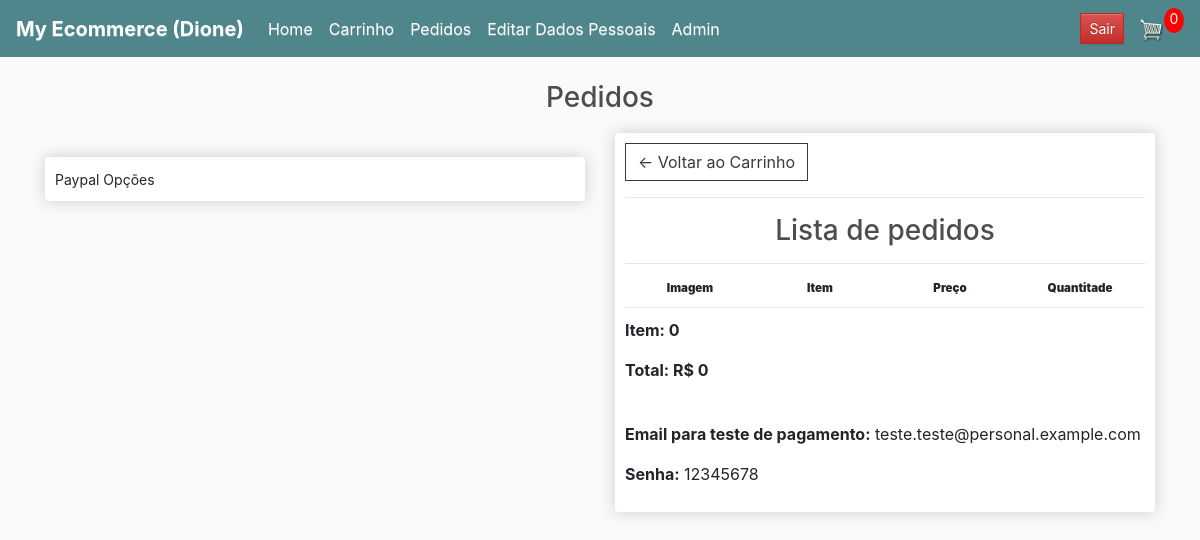
Screenshot of /pedidos/ (signed in) with the database file from the repository.
### usuarios/models.py (models this page shows, shortened)
class User(AbstractUser):
    username = models.CharField(max_length=100, unique=True, verbose_name='Nome do Usuário')
    email = models.EmailField(max_length=100, unique=True)
    endereco = models.CharField(max_length=100, help_text='Insira o seu endereço.', null=True, blank=True)
    cidade = models.CharField(max_length=100, help_text='Insira a sua cidade.', null=True, blank=True)
    bairro = models.CharField(max_length=100, help_text='Insira o seu bairro.', null=True, blank=True)
    estado = models.CharField(max_length=100, help_text='Insira o seu estado.', null=True, blank=True)
    cep = models.CharField(max_length=8, null=True, blank=True)
    slug = models.SlugField(unique=True, blank=True, null=True)
    USERNAME_FIELD = 'username'
    EMAIL_FIELD = 'email'
    REQUIRED_FIELDS = ['email']
    class Meta:
        verbose_name = _("user")
        verbose_name_plural = _("users")
    def __str__(self):
        return f'Usuário: {self.username}'

### test_ecommerce/models.py (models this page shows, shortened)
class Pedido(models.Model):
    cliente = models.ForeignKey(settings.AUTH_USER_MODEL, on_delete=models.CASCADE, null=True, blank=True)
    data_pedido = models.DateTimeField(auto_now=True, verbose_name='Data do pedido')
    complete = models.BooleanField(default=False, null=False, blank=False, verbose_name='Pedido foi Completado')
    id_transacao = models.CharField(max_length=100, null=False, blank=False, verbose_name='Código da Transação')
    @property
    def envio(self):
        envio = False
        pedidoItem = self.pedidoitem_set.all()
        for i in pedidoItem:
            if i.produto.digital == False:
                envio = True
        return envio
    @property
    def pegar_carrinho_total(self):
        itens = self.pedidoitem_set.all()
        total = sum([item.pegar_total for item in itens])
        return total
    @property
    def pegar_carrinho_itens(self):
        itens = self.pedidoitem_set.all()
        total = sum([item.quantidade for item in itens])
        return total

### test_ecommerce/views.py (the view)
# urls.py: path('pedidos/', views.pedido, name='pedidos'),
@login_required()
def pedido(request):
    if request.user.is_authenticated:
        cliente = request.user
        pedido, criado = Pedido.objects.get_or_create(cliente=cliente, complete=False)
        itens = pedido.pedidoitem_set.all()
        cart_itens = pedido.pegar_carrinho_itens
    else:
        itens = []
        pedido = {'pegar_carrinho_total':0, 'pegar_carrinho_itens':0, 'envio':False}
        cart_itens = pedido['pegar_carrinho_itens']
    context = {'itens':itens, 'pedido':pedido, 'cart_itens':cart_itens}
    return render(request, 'compras/pedidos.html', context)

### usuarios/autenticate.py (called while the page is built)
    def get_user(self, user_id):
        try:
            return UserModel.objects.get(pk=user_id)
        except UserModel.DoesNotExist:
            return None

### templates/compras/pedidos.html (shortened to what this page needs)
{% extends 'base.html' %}
{% load static %}
{% block main %}
{% include 'loader.html' %}
{% include 'navbar.html' %}
<center><h3>Pedidos</h3></center>
<div class="container">
	<div class="row">
		<div class="col-lg-6">
			<br>
			<div class="box-element hidden" id="payment-info">
				<small>Paypal Opções</small>
			</div>
		</div>
		<div class="col-lg-6">
			<div class="box-element">
				<a class="btn btn-outline-dark" href="{% url 'cart' %}">&#x2190; Voltar ao Carrinho</a>
		<hr>
		<center><h3>Lista de pedidos</h3></center>
		<hr>
		<center><div class="cart-row">
			<div style="flex:1"><strong>Imagem</strong></div>
			<div style="flex:1"><strong>Item</strong></div>
			<div style="flex:1"><strong>Preço</strong></div>
			<div style="flex:1"><strong>Quantitade</strong></div>
		</div></center>
			{% if pedido.pegar_carrinho_itens <= 1 %}
			<p><b>Item: {{ pedido.pegar_carrinho_itens }}</b></p>
			{% else %}
			<p><b>Itens: {{ pedido.pegar_carrinho_itens }}</b></p>
			{% endif %}
			<b><p>Total: R$ {{ pedido.pegar_carrinho_total }}</p></b>
			<br>
			<b><p>Email para teste de pagamento:</b> teste.teste@personal.example.com</p>
			<b><p>Senha:</b> 12345678</p>
			</div>
		</div>
	</div>
</div>
{% endblock %}

### templates/navbar.html (shortened to what this page needs)
{% extends 'base.html' %}
{% load static %}
{% block main %}
<nav class="navbar navbar-expand-lg navbar-dark bg-dark">
    {% if user.is_authenticated %}
    <b class="navbar-brand">My Ecommerce ({{ user.username|capfirst }})</b>
    {% else %}
    <b class="navbar-brand">My Ecommerce</b>
    {% endif %}
    <div class="collapse navbar-collapse" id="navbarSupportedContent">
      <ul class="navbar-nav mr-auto">
        {% if user.is_authenticated %}
        <li class="nav-item active">
          <a class="nav-link" href="{% url 'home' %}">Home <span class="sr-only">(current)</span></a>
        </li>
        <li class="nav-item active">
          <a class="nav-link" href="{% url 'cart' %}">Carrinho</a>
        </li>
        <li class="nav-item active">
          <a class="nav-link" href="{% url 'pedidos' %}">Pedidos</a>
        </li>
        <li class="nav-item active">
          <a class="nav-link" href="{% url 'editar_perfil' user.slug %}">Editar Dados Pessoais</a>
        </li>
        {% endif %}
        {% if user.is_superuser %}
        <li class="nav-item active">
          <a class="nav-link" href="http://projeto-ecommerce.up.railway.app/admin">Admin</a>
        </li>
        {% endif %}
      </ul>
      <div class="form-inline my-2 my-lg-0">
        {% if user.is_authenticated %}
        <a href="{% url 'logout' %}" class="btn btn-danger btn-sm" onclick="return confirm('{{ user.username|capfirst }} tem certeza que deseja sair?')">Sair</a>
        {% else %}
        <a href="{% url 'login' %}" class="btn btn-warning btn-sm">Login</a>
        {% endif %}
        {% if user.is_authenticated %}
        <a href="{% url 'cart' %}"><img src="{% static 'imagens/6+cart.png'%}" id="cart-icon"></a>
        <p id="cart-total">{{ cart_itens }}</p>
        {% endif %}
      </div>
    </div>
  </nav>
<br>
{% endblock %}

### static/css/style.css (style rules this page uses)
body { background-color: hsl(0, 0%, 98%); }
h1,h2,h3,h4,h5,h6 { color:hsl(0, 0%, 30%); text-align: center; }
.box-element { box-shadow:hsl(0, 0%, 80%) 0 0 16px; background-color: #fff; border-radius: 4px; padding: 10px; }
.bg-dark { background-color: #4f868c!important; }
#cart-icon { width:25px; display: inline-block; margin-left: 15px; }
#cart-total { display: block; text-align: center; color:#fff; background-color: red; width: 20px; height: 25px; border-radius: 50%; font-size: 14px; }
.col-lg-4, .col-lg-6, .col-lg-8, .col-lg-12 { margin-top: 10px; }
.btn { border-radius: 0; }
.cart-row { display: flex; align-items: flex-stretch; padding-bottom: 10px; margin-bottom: 10px; border-bottom: 1px solid #ececec; font-size: 72%; font-weight: bolder; }

### rows the page displays
User: username "Dione"
Pedido: pegar_carrinho_itens "0", pegar_carrinho_total "0"

### other values shown
{{ cart_itens }} "0"
